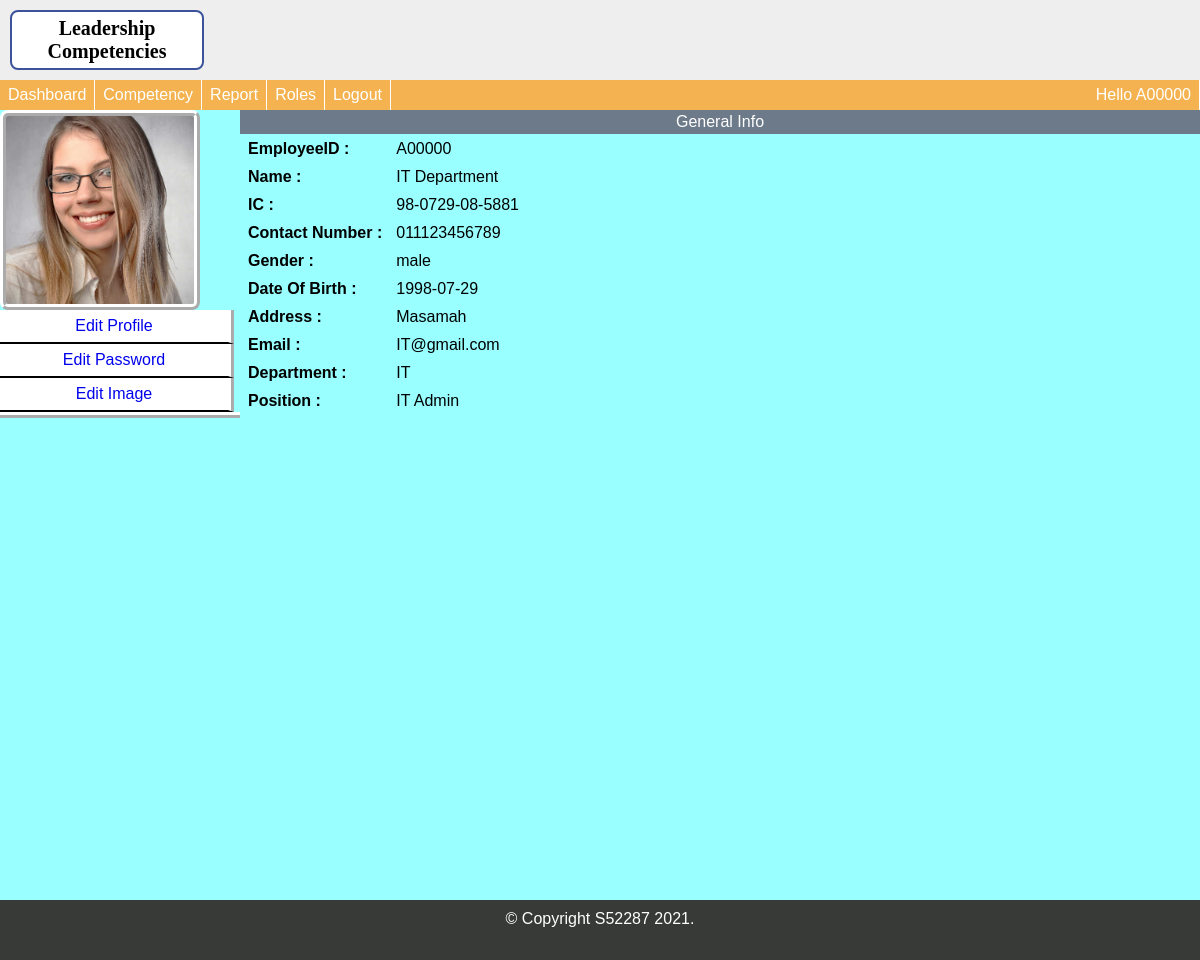
The page /Superior/Welcomesuperior.php (signed in) on the database its author committed.
### tables this page shows
CREATE TABLE `account` (
  `EmployeeID` varchar(255) NOT NULL,
  `Name` varchar(255) NOT NULL,
  `IC` varchar(255) NOT NULL,
  `Contact_Number` varchar(255) NOT NULL,
  `Gender` varchar(255) NOT NULL,
  `Date_of_Birth` date NOT NULL,
  `Address` varchar(255) NOT NULL,
  `Email` varchar(255) NOT NULL,
  `Department` varchar(255) NOT NULL,
  `Position` varchar(255) NOT NULL,
  `image_url` varchar(255) NOT NULL
);

### Superior/Welcomesuperior.php (the view, shortened to what this page needs)
<!DOCTYPE html>
<html>
<head>
<link rel="stylesheet" type="text/css" href="welcomeSuperior.css"/>
</head>
<body>
<?php
				$ID= $_SESSION["username"];
?>
<?php
$conn = mysqli_connect("localhost", "root", "", "leadercompetency");
$query = $conn->query("SELECT * FROM account where EmployeeID='$ID'");
if($query->num_rows > 0){
    while($row = $query->fetch_assoc()){
        $imageURL = 'imagesuploadsuperior/'.$row["image_url"];
?>
<?php }
}else{ ?>
    <p>No image(s) found...</p>
<?php } ?>
<div class="tp-container">
<div class="tp-boxwrap">
<header>
<div class="tp-logo">Leadership
Competencies</div>
</header>
<div class="tp-content">
	<div class="tp-contentbox">
	<div class="tp-infostrip">
		<nav>
		<ul>
			<li class="left"><a href="Welcomesuperior.php">Dashboard</a></li>
			<li class="left"><a href="">Competency</a></li>
			<li class="left"><a href="">Report</a></li>
			<li class="left"><a href="SuperiorRoles.php">Roles</a></li>
			<li class="left"><a href="Logout.php">Logout</a></li>
			<li class="right"><a href="Welcomesuperior.php">Hello <?php echo $_SESSION['username']; ?></a></li>
		</nav>
	</div>
	<div class="tp-contentwrap1">
		<div class="left wt_25 side_1">
			<div class="image_block">
      <img src="<?php echo $imageURL; ?>"/>
			</div>
			<div class="menu_list">
				<li><a href="EditSuperiorProfile.php">Edit Profile</a></li>
				<li><a href="SuperiorChangePassword.php">Edit Password</a></li>
				<li><a href="SuperiorChangeImage.php">Edit Image</a></li>
			</div>
		</div>
		<div class="right wt_75">
			<?php
					$id= $_SESSION["username"];
          $db = mysqli_connect('localhost', 'root', '', 'leadercompetency');
					$sql="SELECT * FROM  account  where  EmployeeID='$id'";
					$result=mysqli_query($db,$sql);
					$rows=mysqli_fetch_array($result);
			?>
			<div class="tp-contentwrap2">
			<div class="strip-profile">General Info</div>
			<table>
			<tr>
				<td class="td_1">EmployeeID :</td>
				<td  class="left"><?php  echo  $rows['EmployeeID'];  ?></td>
			</tr>
			<tr>
				<td class="td_1">Name :</td>
				<td  class="left"><?php  echo  $rows['Name'];  ?></td>
			</tr>
			<tr>
				<td class="td_1">IC :</td>
				<td  class="left"><?php  echo  $rows['IC'];  ?></td>
			</tr>
			<tr>
				<td class="td_1">Contact Number :</td>
				<td  class="left"><?php  echo  $rows['Contact_Number'];  ?></td>
			</tr>
			<tr>
				<td class="td_1">Gender :</td>
				<td  class="left"><?php  echo  $rows['Gender'];  ?></td>
			</tr>
			<tr>
				<td class="td_1">Date Of Birth :</td>
				<td  class="left"><?php  echo  $rows['Date_of_Birth'];  ?></td>
			</tr>
			<tr>
				<td class="td_1">Address :</td>
				<td  class="left"><?php  echo  $rows['Address'];  ?></td>
			</tr>
			<tr>
				<td class="td_1">Email :</td>
				<td  class="left"><?php  echo  $rows['Email'];  ?></td>
			</tr>
			<tr>
				<td class="td_1">Department :</td>
				<td  class="left"><?php  echo  $rows['Department'];  ?></td>
			</tr>
			<tr>
				<td class="td_1">Position :</td>
				<td  class="left"><?php  echo  $rows['Position'];  ?></td>
			</tr>
			</table>
			</div>
			</div>
		</div>
</div>
</div>
<footer>
	<div class="">&copy; Copyright S52287 2021.</div>
</footer>
</div>
</div>
</body>
</html>

### Superior/welcomeSuperior.css (style rules this page uses)
body,ul,li { margin:0px;padding:0; }
body { background: #c8fffa; font-family:sans-serif; }
a { text-decoration:none; }
.left { float:left; }
.right { float:right; }
.wt_25 { width:19.999%; }
.wt_75 { width:79.999%; }
.tp-container { width:100%; margin:0px auto; }
.tp-boxwrap { max-width:100%;margin:0px auto; }
.tp-logo { font-size:20px; font-weight:bold; font-family:comic sans ms; border:2px solid #3A539B; background:#fff; width:180px; text-align:center; border-radius:8px; padding:5px; margin:10px 0 0 10px; float:left; }
header { width:100%; background:#eee; height:80px; }
.tp-content { width:100%; background:#99ffff; height:820px; }
.tp-contentbox { width:100%;margin:0px auto; }
.tp-infostrip { width:100%; float:left; }
.tp-infostrip nav { width:100%; }
.tp-infostrip nav ul { width:100%; float:left; background:#F4B350; }
.tp-infostrip nav ul li { list-style:none; }
.tp-infostrip nav ul li a { float:left; color:#fff; padding:6px 8px 6px; border-right:1px solid #fff; }
.tp-contentwrap1 { width:100%;float:left; }
.image_block { max-width: 200px;max-height: 200px;width: 100%;height: 100%; }
.image_block img { max-width: calc(100% - 12px);max-height: calc(100% - 12px);border: 6px ridge #fff; border-radius: 8px; }
.side_1 { border-bottom:6px ridge #fff; }
.menu_list li { list-style:none; }
.menu_list li a { border-right:6px ridge #fff;float:left; background:#fff; border-bottom:2px solid #000; width:95%; padding:7px 0px 7px; text-align:center; }
.strip-profile { background:#6C7A89; color:#fff; text-align:center;padding:3px 0px 3px; }
tr td { padding:4px 6px 4px; }
.td_1 { font-weight:bold; }
.tp-contentwrap2 { width:100%; margin:0px auto; }
footer { background:#373a36; height:50px; text-align:center; padding:10px 0 0; color:#fff; }

### rows shown on the page
account: image_url (picture), EmployeeID "A00000", Name "IT Department", IC "98-0729-08-5881", Contact_Number "011123456789", Gender "male", Date_of_Birth "1998-07-29", Address "Masamah", Email "IT@gmail.com", Department "IT", Position "IT Admin"

### other values the page prints
$_SESSION['username'] "A00000"
